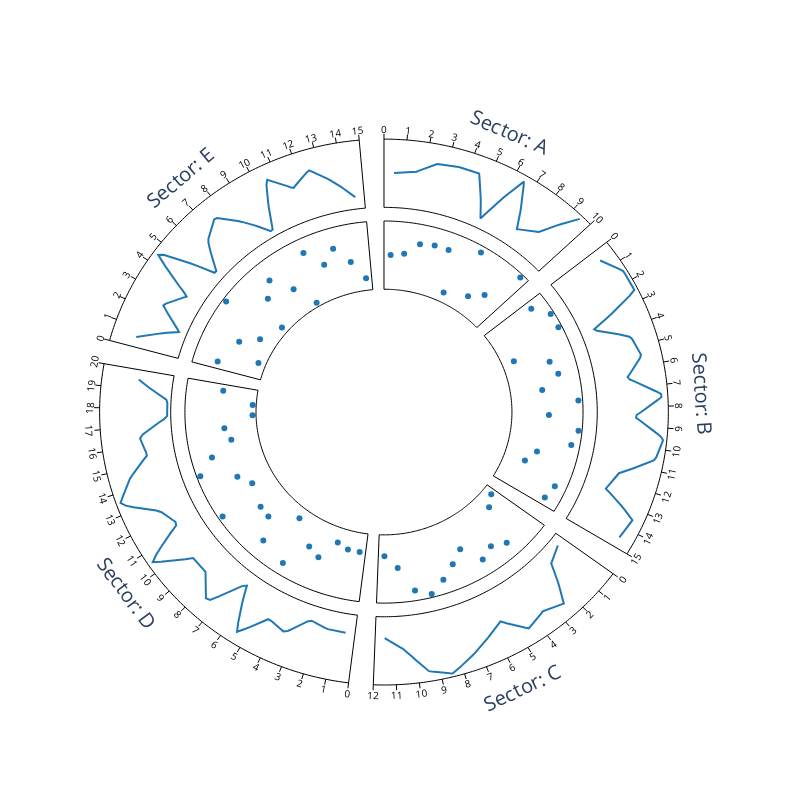

Notebook code for this chart:
### Markdown cell above
## 2. Plot Data on Track

Track has a variety of plotting functions. This section shows how to perform basic plotting on track.  

Lines, Points, and Bars can be plotted with the `track.line()`, `track.scatter()`, and `track.bar()` methods, respectively.
Also xticks can be plotted with the `track.xticks_by_interval()` method. Following is an example code.

### Code cell
from pycirclizely import Circos
import numpy as np
np.random.seed(0)

sectors = {"A": 10, "B": 15, "C": 12, "D": 20, "E": 15}
circos = Circos(sectors, space=5)
for sector in circos.sectors:
    # Plot sector name
    sector.text(f"Sector: {sector.name}", font=dict(size=20))
    # Create x positions & randomized y values for data plotting
    x = np.arange(sector.start, sector.end) + 0.5
    y = np.random.randint(0, 100, len(x))
    # Plot line
    line_track = sector.add_track((75, 100), r_pad_ratio=0.1)
    line_track.axis()
    line_track.xticks_by_interval(1)
    line_track.line(x, y)
    # Plot points
    points_track = sector.add_track((45, 70), r_pad_ratio=0.1)
    points_track.axis()
    points_track.scatter(x, y)
    # # Plot bar
    # bar_track = sector.add_track((15, 40), r_pad_ratio=0.1)
    # bar_track.axis()
    # bar_track.bar(x, y)

fig = circos.plotfig()
fig
